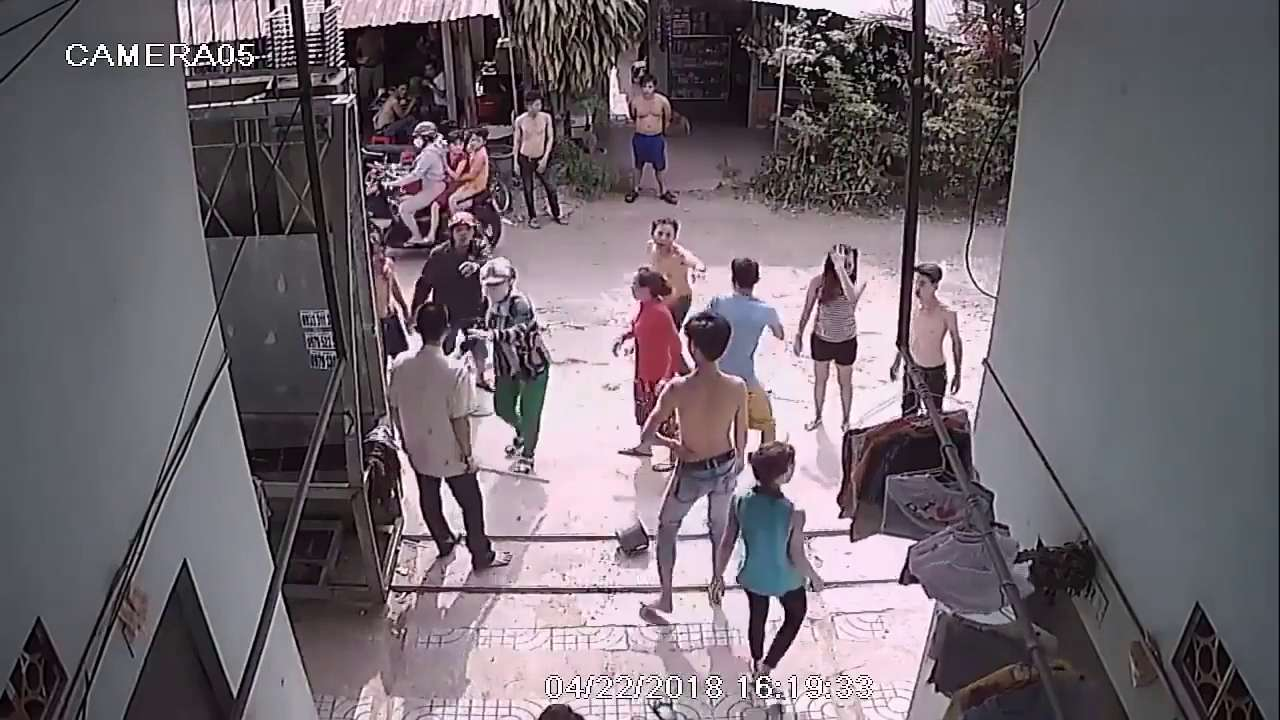
#> input picture app/data/crowded-security-ps/images/0242ac150004/2020-06-25/11ea/b6/b3/1c/1c4e7146-b6b3-11ea-a50c-0242ac150004.jpg, 1280 x 720 px
$ python -i detect_security.py   (imports and definitions only)
#> lines starting #> are read from the running program, lines starting #| are printed output that depends on the picture
from imutils.video import VideoStream
import argparse
import datetime
import imutils
import time
import cv2
import os

class DetectSecurity():
	def __init__(self,*args, **kwargs):
		self.__blur = kwargs['settings'].BLUR
		self.__upper_limit = kwargs['settings'].UPPER_LIMIT#20
		self.__lower_limit = kwargs['settings'].LOWER_LIMIT#255
		self.__iterations = kwargs['settings'].ITERATIONS#10
		self.__min_area = kwargs['settings'].MIN_AREA#800
		self.__max_area = kwargs['settings'].MAX_AREA#None
		self.__firstFrame = None

	def __set_firstFrame(self,frame):
		self.__firstFrame = frame

	# [37 lines left out: function update, not called in this run]

>>> import cv2
>>> picture = cv2.imread('../../data/crowded-security-ps/images/0242ac150004/2020-06-25/11ea/b6/b3/1c/1c4e7146-b6b3-11ea-a50c-0242ac150004.jpg', cv2.IMREAD_GRAYSCALE)
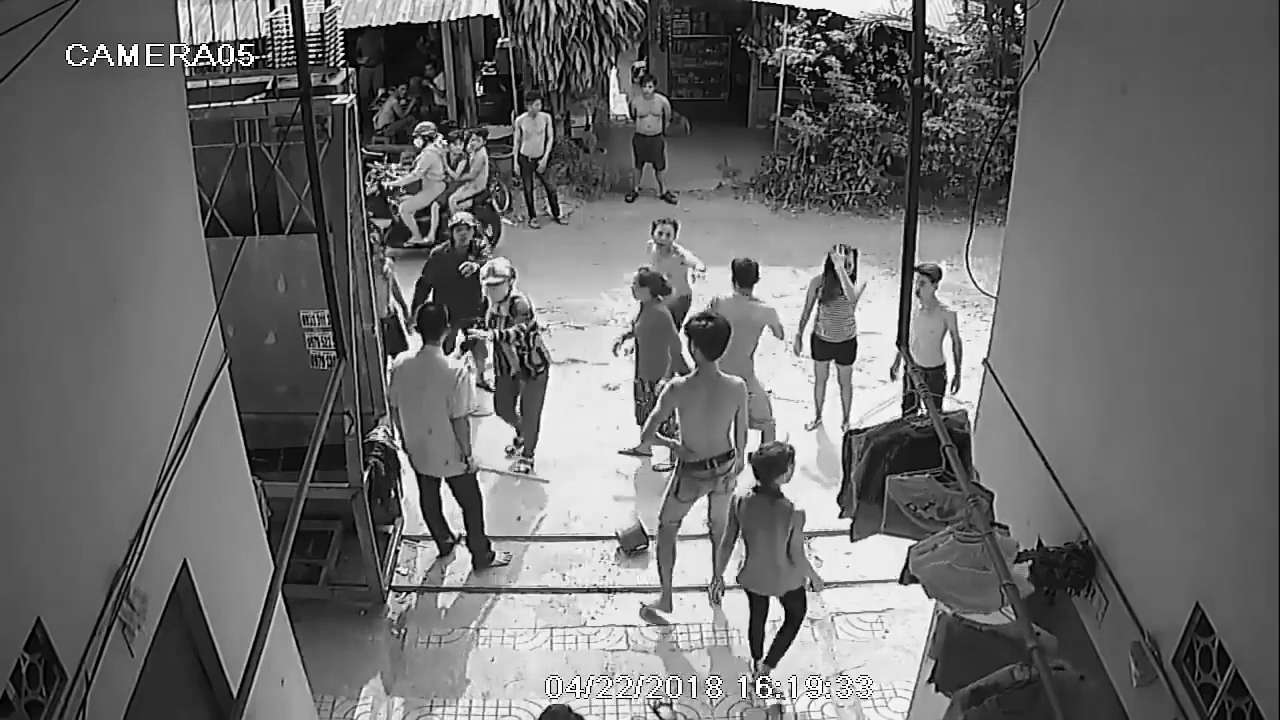
#> picture: shape (720, 1280); min 0, max 255, mean 107.3
#> (the run stopped early here; a loop or call above may not have finished)
